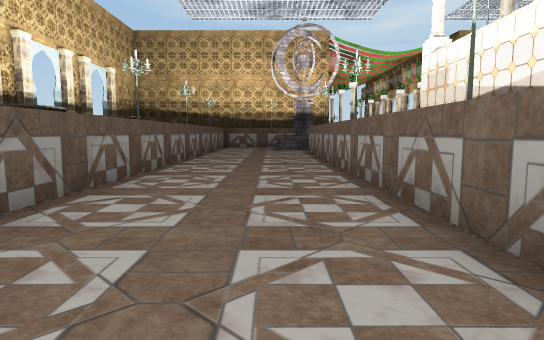
View 1 (above)

18 first-person views from a walk through a scene from a Unity 3-D project. The camera is 1.5 m above the floor, tilts 6° down and sees 75° across. The floor is counted in squares, 2 m on a side. Each view is taken from the middle of a square. On the plan, view 1 faces up. The plan holds only what a view shows up to about 11 squares ahead; the rest is blank. The place goes on beyond the plan. Some surface patterns are stand-ins.

View 2
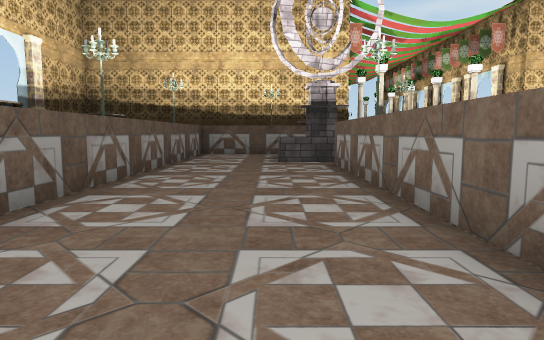

View 3
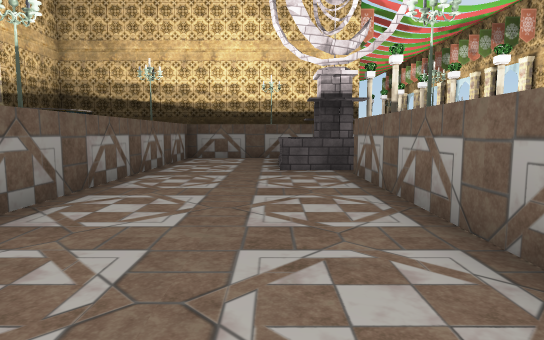

View 4
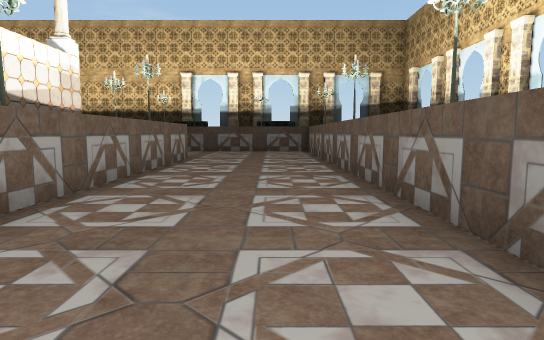

View 5
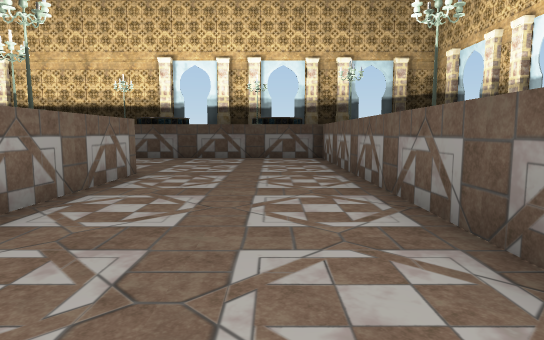

View 6
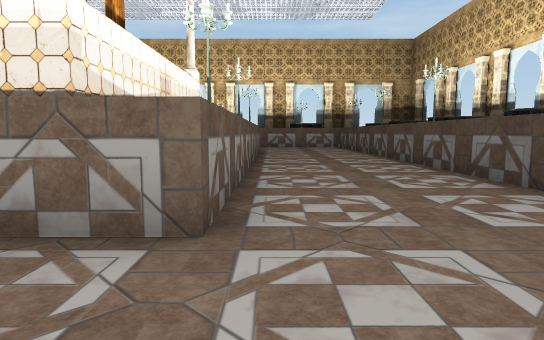

View 7
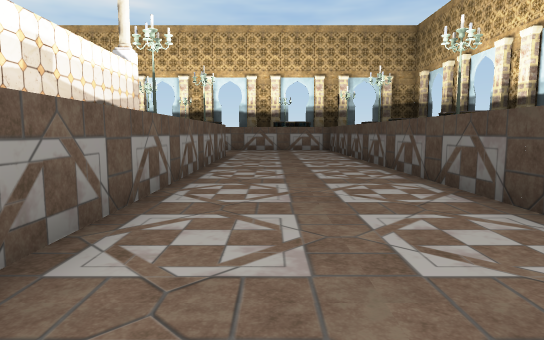

View 8
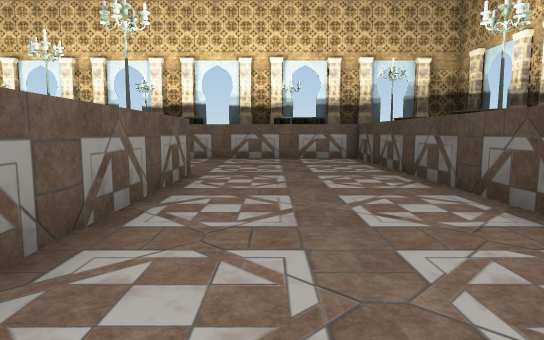

View 9
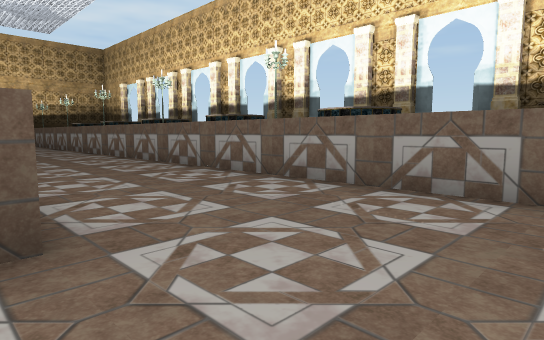

View 10
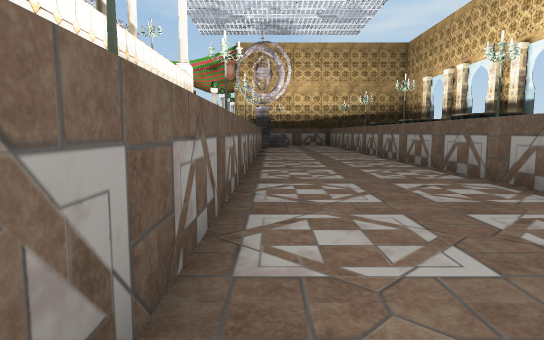

View 11
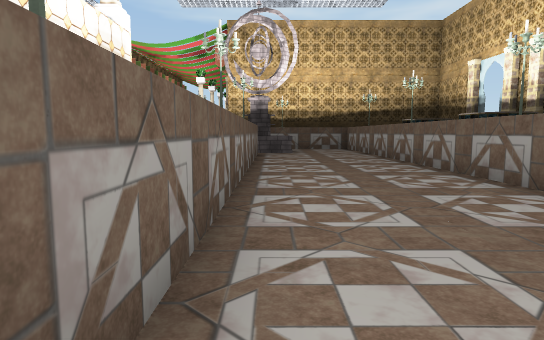

View 12
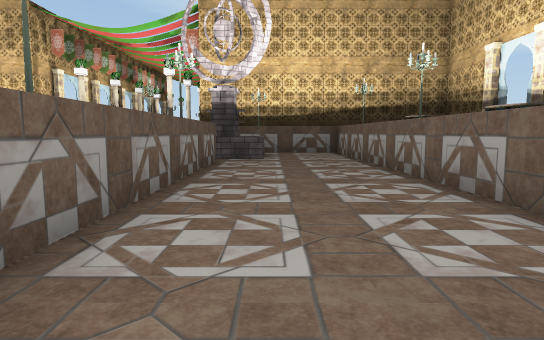

View 13
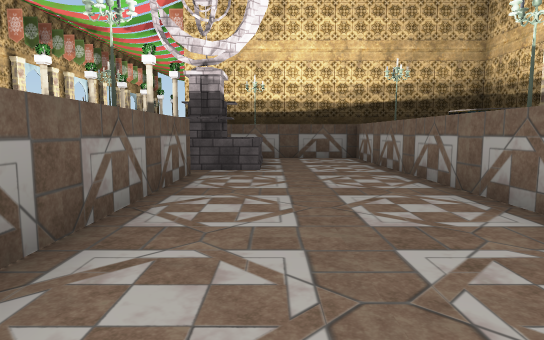

View 14
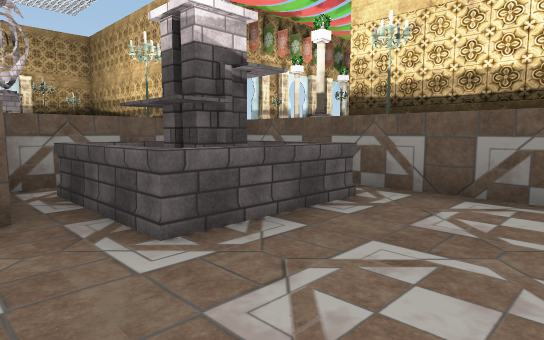

View 15
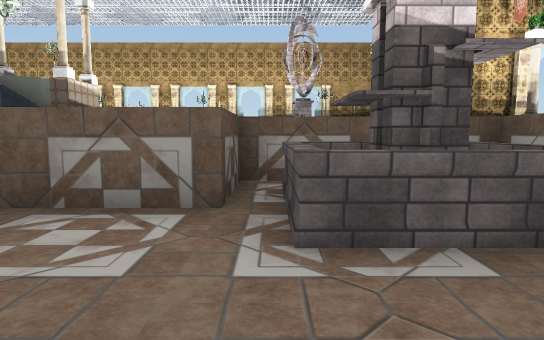

View 16
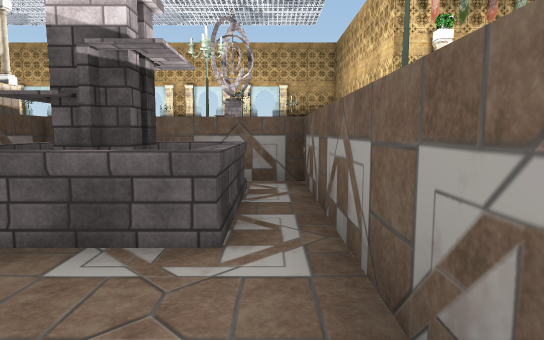

View 17
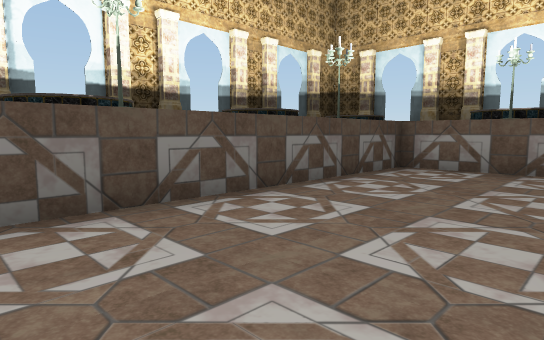

View 18
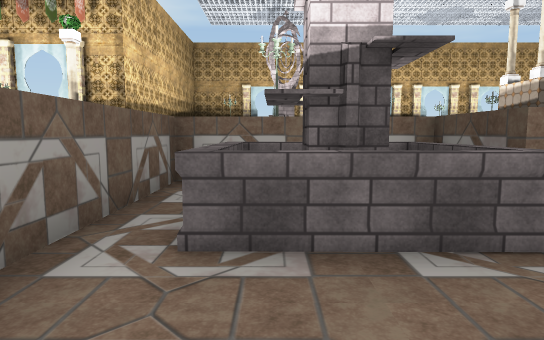

### Floor plan
Points are (right, up) in squares from view 1. A wall is a line through its corners. A room is listed if a view was taken in it or the views show most of it. See-through windows are left out.
Room 1 (views 1, 2, 3, 4, 5, 6, 7, 8, 9, 10, 11, 12, 13, 14, 15, 16, 17, 18)
walls: (13.6, -3.5) (12.4, -3.5); (10.5, -3.5) (8.4, -3.5); (6.5, -3.5) (4.4, -3.5); (2.5, -3.5) (1.5, -3.5) (1.5, 14.5) (3.5, 14.5) (3.5, 15.3); (0.4, -7.5) (17.5, -7.5) (17.5, 18.5) (11.5, 18.5) (11.5, 14.5) (13.5, 14.5) (13.5, -2.5); (3.5, 17.5) (3.5, 18.5) (-2.5, 18.5) (-2.5, -5.5); (-2.5, -6.4) (-2.5, -7.5) (-0.4, -7.5)
objects: other object (1, 15) to (2, 17); other object (13, 16) to (14, 17)

Where each view was taken, in squares from view 1:
view 1: 0 up, 0 right, facing up
view 2: 6 up, 0 right, facing up
view 3: 8 up, 0 right, facing up
view 4: 7 up, 1 left, facing down
view 5: 3 up, 1 left, facing down
view 6: 4 down, 1 left, facing right
view 7: 5 down, 2 right, facing right
view 8: 5 down, 7 right, facing right
view 9: 6 down, 13 right, facing up-right
view 10: 3 down, 14 right, facing up
view 11: 2 up, 14 right, facing up
view 12: 5 up, 15 right, facing up
view 13: 8 up, 15 right, facing up
view 14: 14 up, 17 right, facing up-left
view 15: 15 up, 17 right, facing left
view 16: 18 up, 17 right, facing left
view 17: 4 down, 5 right, facing down-left
view 18: 17 up, 2 left, facing right
